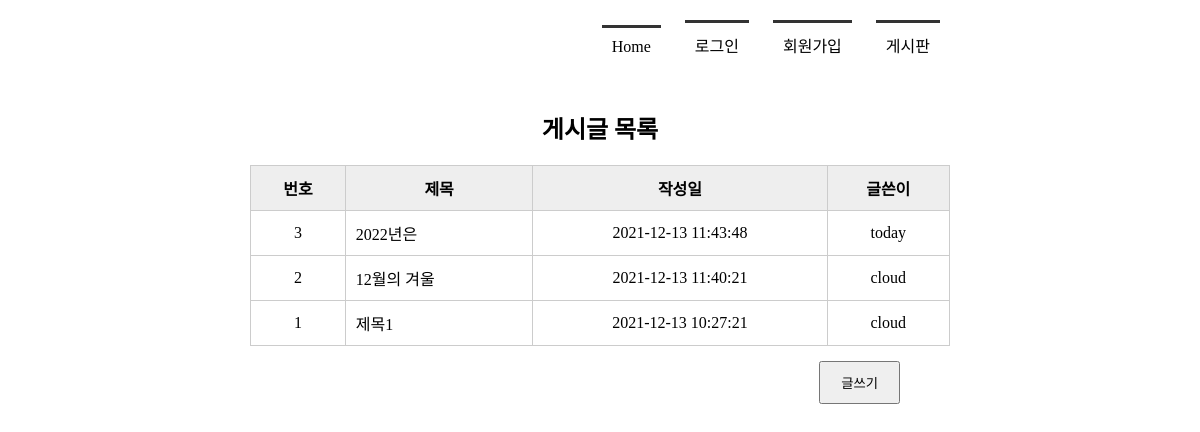
The app's page /boardlist/, older data.
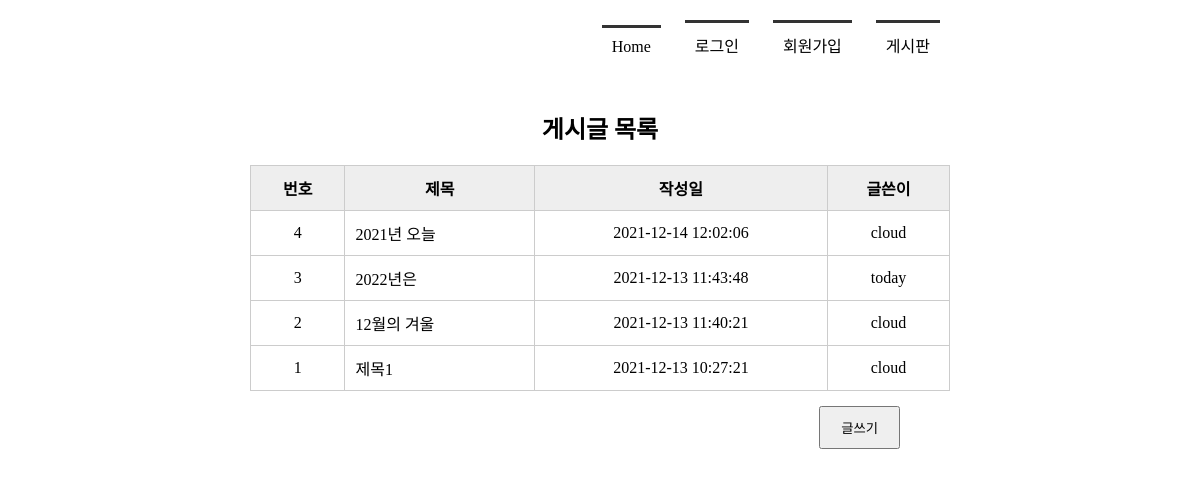
The same page, newer data.
### tables this page shows
CREATE TABLE board(
        bno INTEGER PRIMARY KEY AUTOINCREMENT,
        title TEXT NOT NULL,
        content TEXT NOT NULL,
        create_date TIMESTAMP DATE DEFAULT (datetime('now', 'localtime')),
        mid CHAR(5) NOT NULL,
        FOREIGN KEY(mid) REFERENCES member(mid)
    );

### app.py (the view)
@app.route('/boardlist/')
def boardlist():
    conn = getconn()
    cur = conn.cursor()
    sql = "SELECT * FROM board ORDER BY bno DESC"
    cur.execute(sql)
    rs = cur.fetchall()
    conn.close()
    return render_template('boardlist.html', rs=rs)

### app.py (called while the page is built)
def getconn():
    conn = sqlite3.connect('./memberdb.db')
    return conn

### templates/boardlist.html (shortened to what this page needs)
<!DOCTYPE html>
<html lang="ko">
<head>
    <link rel="stylesheet" href="{{ url_for('static', filename='css/style.css') }}">
</head>
<body>
    <div id="container">
        {% include 'navbar.html' %}
        <section>
            <h1>게시글 목록</h1>
            <table class="tbl_bo_list">
                <tr>
                    <th>번호</th>
                    <th>제목</th>
                    <th>작성일</th>
                    <th>글쓴이</th>
                </tr>
                {% for i in rs %}
                <tr>
                    <td>{{ i[0] }}</td>
                    <td><a href="{{ url_for('board_view', bno=i[0]) }}">{{ i[1] }}</a></td>
                    <td>{{ i[3] }}</td>
                    <td>{{ i[4] }}</td>
                </tr>
                {% endfor %}
            </table>
            <div class="btn_write">
                <input type="button" value="글쓰기" onclick="goWrite()">
            </div>
        </section>
    </div>
</body>
</html>

### templates/navbar.html
<header>
    <nav>
       <ul>
           {% if session %}
           <li><a href="{{ url_for('index') }}">Home</a></li>
           <li><a href="{{ url_for('logout') }}">({{ session['userID'] }}님)로그아웃</a></li>
           <li><a href="{{ url_for('memberlist') }}">회원목록</a></li>
           <li><a href="{{ url_for('boardlist') }}">게시판</a></li>
           {% else %}
           <li><a href="{{ url_for('index') }}">Home</a></li>
           <li><a href="{{ url_for('login') }}">로그인</a></li>
           <li><a href="{{ url_for('register') }}">회원가입</a></li>
           <li><a href="{{ url_for('boardlist') }}">게시판</a></li>
           {% endif %}
       </ul>
    </nav>
</header>

### static/css/style.css (style rules this page uses)
* { margin: 0; padding: 0 }
#container { width: 1000px; margin: 10px auto; }
header { height: 100px; }
nav ul { list-style: none; text-align: right; margin-right: 150px }
nav ul li { display: inline-block; margin: 10px; border-top: 3px solid #333; padding: 10px; }
nav ul li a { text-decoration: none; color: #000 }
section { text-align: center }
section table { width: 600px; margin: 0 auto; border-collapse: collapse; }
section h1 { margin-bottom: 20px; }
section table, th, td { border: 1px solid #ccc; padding: 10px; }
section table th { background-color: #eee; }
section table a { color: #000; }
section .tbl_bo_list { width: 700px; margin:0 auto; }
section .tbl_bo_list tr td:nth-child(2) { text-align: left; }
section .tbl_bo_list a { text-decoration: none; color:#000; }
section .btn_write { text-align: right; margin: 15px 200px; }
section .btn_write input { padding: 10px 20px; }

Row changes from the older to the newer data that the page shows:
added board: bno "4", title "2021년 오늘", create_date "2021-12-14 12:02:06", mid "cloud"
